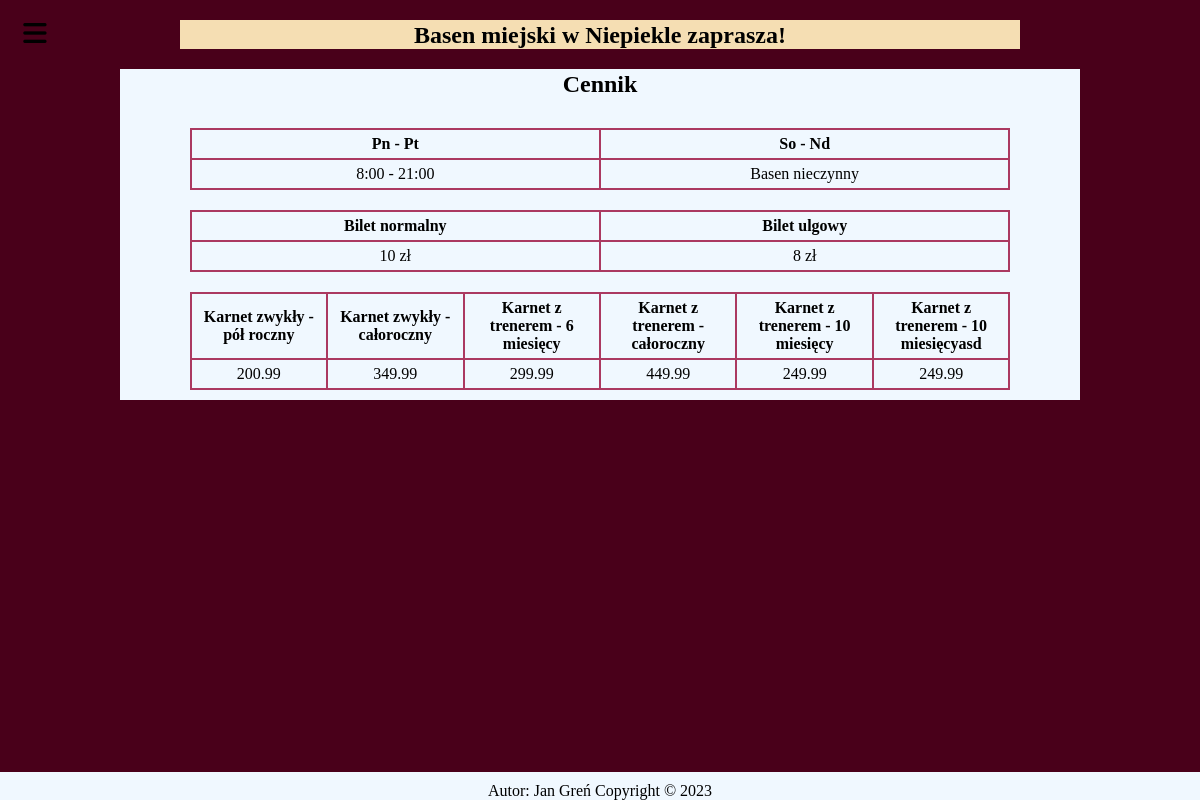
Page /Projekt/cennik.php on the committed database.
### tables this page shows
CREATE TABLE `pass` (
  `idPass` int(11) NOT NULL,
  `name` varchar(50) NOT NULL,
  `lenghtOfPass` varchar(30) NOT NULL,
  `description` text NOT NULL,
  `type` varchar(40) NOT NULL,
  `priceOfPass` double(5,2) NOT NULL
);

### Projekt/cennik.php (the view, shortened to what this page needs)
<!DOCTYPE html>
<html lang="pl">
<head>
    <link rel="stylesheet" href="fontawesome-free-6.1.1-web/css/all.css">
    <link rel="stylesheet" href="./CSS/style.css">
    <link rel="stylesheet" href="./CSS/stylePriceList.css">
</head>
<body>
    <header class="blur">
        <h2>Basen miejski w <span>Niepiekle</span> zaprasza!</h2>
    </header>
    <nav>
        <button id="menu"><i class="fa-solid fa-bars fa-stack-2x"></i></button>
    </nav>
    <main class="blur">
        <h2>Cennik</h2>
        <div id="priceList">
            <div>
                <table class="tablecenter">
                    <tr><th>Pn - Pt</th><th>So - Nd</th></tr>
                    <tr><td>8:00 - 21:00</td><td>Basen nieczynny</td></tr>
                </table>
            </div>
            <div>
                <table class="tablecenter">
                    <tr><th>Bilet normalny</th><th>Bilet ulgowy</th></tr>
                    <tr><td>10 zł</td><td>8 zł</td></tr>
                </table>
            </div>
            <div>
                <table class="tablecenter">
                    <?php
                        $connection = new ConnectToDB();
                        $connection = $connection->getConnection();
                        if (is_object($connection)) {
                            $connection->query("SET NAMES UTF8");
                            $querySQLPass = "SELECT name, priceOfPass FROM pass";
                            $queryPass1 = $connection->query($querySQLPass);
                            echo "<tr>";
                                while($rowPass = mysqli_fetch_row($queryPass1))
                                {
                                    echo "<th>$rowPass[0]</th>";
                                }
                            echo "</tr>";
                            $queryPass2 = $connection->query($querySQLPass);
                            echo "<tr>";
                                while($rowPass = mysqli_fetch_row($queryPass2))
                                {
                                    echo "<td>$rowPass[1]</td>";
                                }
                            echo "</tr>";
                        }
                        else
                        {
                            echo $connection;
                        }
                    ?>
                </table>
            </div>
        </div>
    </main>
    <footer id="foot" class="blur">
        <p>Autor: Jan Greń Copyright © 2023</p>
    </footer>
</body>
</html>

### Projekt/CSS/style.css (style rules this page uses)
* { box-sizing: border-box; font-family: 'Yu Gothic'; }
button { cursor: pointer; }
body { margin: 0; background-color: #49001a; }
#menu, #exit { position: fixed; left: 10px; top: 10px; height: 50px; width: 50px; border: none; background-color: transparent; }
#menu > i, #exit > i { top: 10px; }
header { background-color: wheat; width: 70vw; margin-left: auto; margin-right: auto; text-align: center; }
header span { transition: ease-out 0.3s; }
h2 { padding-top: 2px; padding-bottom: 0; }
table, td, th { border: #ab3961 2px solid; border-collapse: collapse; padding: 5px; }
.tablecenter { margin-left: auto; margin-right: auto; }
main, footer { width: 80vw; background-color: aliceblue; margin-left: auto; margin-right: auto; text-align: center; }
footer { width: 100%; position: relative; }
#foot { position: absolute; bottom: 0; }
footer > p, #foot > p { margin-top: 10px; margin-bottom: 0; }

### Projekt/CSS/stylePriceList.css (style rules this page uses)
#priceList { margin-left: auto; margin-right: auto; display: flex; flex-direction: column; width: 90%; }
#priceList > div { margin-top: 10px; margin-bottom: 10px; }
#priceList table { width: 95%; table-layout: fixed; }

### rows in the picture
pass: name "Karnet zwykły - pół roczny", priceOfPass "200.99"
pass: name "Karnet zwykły - całoroczny", priceOfPass "349.99"
pass: name "Karnet z trenerem - 6 miesięcy", priceOfPass "299.99"
pass: name "Karnet z trenerem - całoroczny", priceOfPass "449.99"
pass: name "Karnet z trenerem - 10 miesięcy", priceOfPass "249.99"
pass: name "Karnet z trenerem - 10 miesięcyasd", priceOfPass "249.99"
